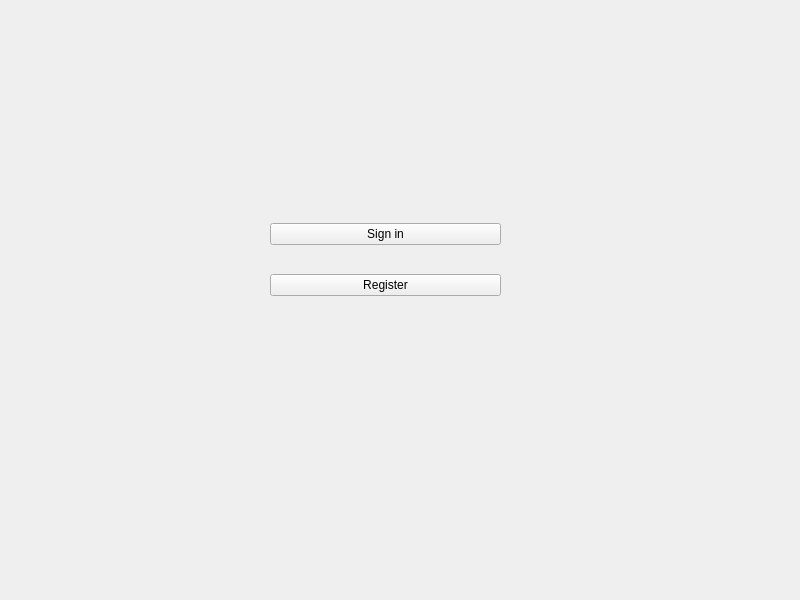
<?xml version="1.0" encoding="UTF-8"?>
<ui version="4.0">
 <class>LoginWindow</class>
 <widget class="QMainWindow" name="LoginWindow">
  <property name="geometry">
   <rect>
    <x>0</x>
    <y>0</y>
    <width>800</width>
    <height>600</height>
   </rect>
  </property>
  <property name="windowTitle">
   <string>FASTYTPIGN</string>
  </property>
  <widget class="QWidget" name="centralwidget">
   <widget class="QWidget" name="layoutWidget">
    <property name="geometry">
     <rect>
      <x>270</x>
      <y>200</y>
      <width>231</width>
      <height>121</height>
     </rect>
    </property>
    <layout class="QVBoxLayout" name="verticalLayout">
     <item>
      <widget class="QPushButton" name="SignButton">
       <property name="text">
        <string>Sign in</string>
       </property>
      </widget>
     </item>
     <item>
      <widget class="QPushButton" name="RegisterButton">
       <property name="text">
        <string>Register</string>
       </property>
      </widget>
     </item>
    </layout>
   </widget>
  </widget>
 </widget>
 <resources/>
 <connections/>
</ui>
